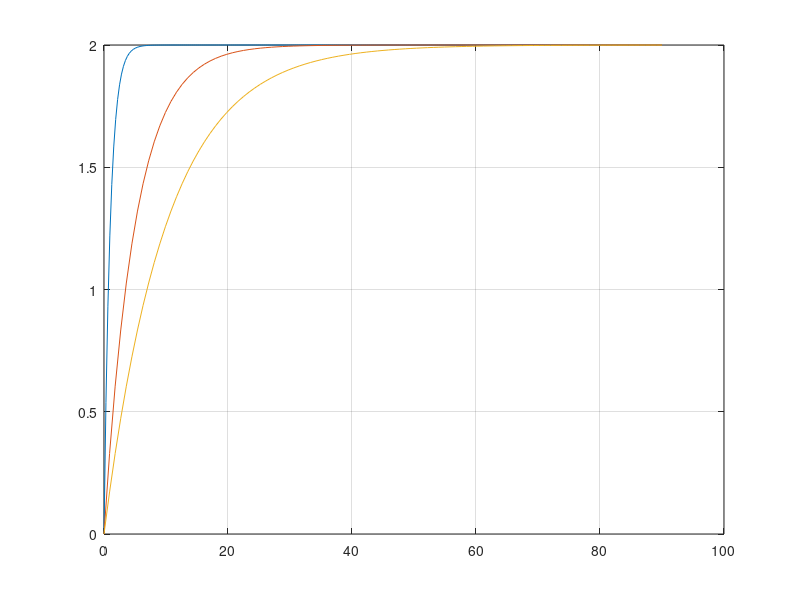

Source code (MATLAB):
clear all;
close all;
clc;

Tsim = 90;

T1 = 1;
T2 = 5;
T3 = 10;

Fs1 = tf([2], [T1 1])
Fs2 = tf([2], [T2 1])
Fs3 = tf([2], [T3 1])


[ys1, ts1] = step(Fs1, Tsim);
[ys2, ts2] = step(Fs2, Tsim);
[ys3, ts3] = step(Fs3, Tsim);

plot(ts1, ys1)
hold on;
plot(ts2, ys2)
hold on;
plot(ts3, ys3)
hold on;
grid on;



hT1 = 2*(1 - exp(-(1/T1)));
hT2 = 2*(1 - exp(-(1/T2)));
hT3 = 2*(1 - exp(-(1/T3)));



%find příkaz


